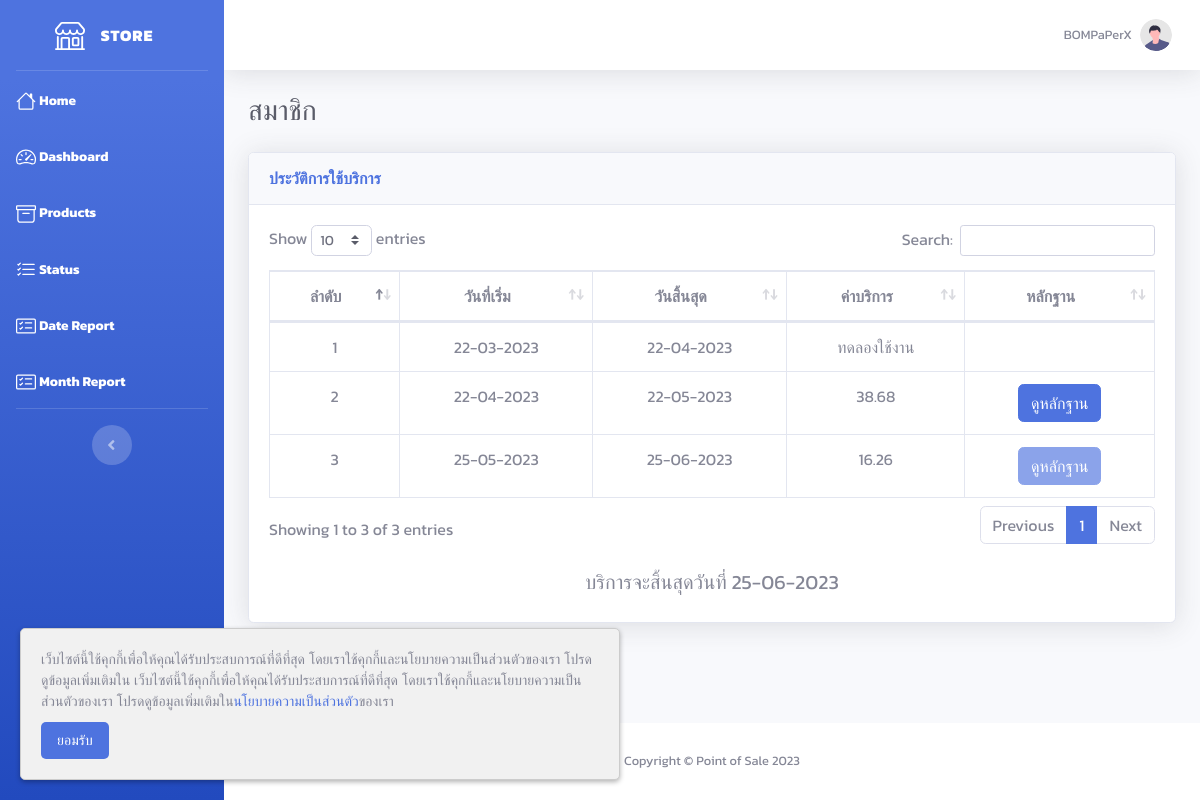
The app's page /history.php (signed in) with its own data.
### tables this page shows
CREATE TABLE `user` (
  `user_id` int(10) NOT NULL,
  `email` varchar(255) NOT NULL,
  `password` varchar(255) NOT NULL,
  `password_view` varchar(255) NOT NULL,
  `status` tinyint(1) NOT NULL COMMENT '0=disable\r\n1=enable',
  `agree` tinyint(1) NOT NULL,
  `firstname` varchar(255) NOT NULL,
  `lastname` varchar(255) NOT NULL,
  `id_number` varchar(13) NOT NULL,
  `phone` varchar(10) NOT NULL,
  `line` varchar(255) NOT NULL,
  `address` text NOT NULL,
  `store` varchar(255) NOT NULL,
  `description` text NOT NULL,
  `img_path` text NOT NULL
);

CREATE TABLE `member` (
  `member_id` int(10) NOT NULL,
  `user_id` int(10) NOT NULL,
  `approve_date` date NOT NULL,
  `img_path` text NOT NULL
);

### history.php (the view, shortened to what this page needs)
<!DOCTYPE html>
<html lang="en">
<?php
require './include/connect.php';
include './include/header.php';
$user_id = $_SESSION['user_id'];
$member_count = $connect->prepare("SELECT * FROM member WHERE user_id = '$user_id'");
$member_count->execute();
$row_member_count = $member_count->fetchAll(PDO::FETCH_ASSOC);
$count = count($row_member_count);
$i = 1;
?>
<body id="page-top">
    <div id="wrapper">
        <?php include './include/sidebar.php'; ?>
        <div id="content-wrapper" class="d-flex flex-column">
            <div id="content">
                <?php include './include/topbar.php'; ?>
                <div class="container-fluid">
                    <div class="d-sm-flex align-items-center justify-content-between mb-4">
                        <h1 class="h3 mb-0 text-gray-800">
                            <?php
                            if ($count == 0) {
                                echo 'ผู้ใช้งานใหม่';
                            } elseif ($count == 1) {
                                echo 'ทดลองใช้งาน';
                            } else {
                                echo 'สมาชิก';
                            }
                            ?>
                        </h1>
                    </div>
                    <div class="card shadow mb-4">
                        <div class="card-header py-3">
                            <h6 class="m-0 font-weight-bold text-primary">ประวัติการใช้บริการ</h6>
                        </div>
                        <div class="card-body">
                            <div class="table-responsive">
                                <table class="table table-bordered text-center" id="dataTable" width="100%" cellspacing="0">
                                    <thead>
                                        <tr>
                                            <th>ลำดับ</th>
                                            <th>วันที่เริ่ม</th>
                                            <th>วันสิ้นสุด</th>
                                            <th>ค่าบริการ</th>
                                            <th>หลักฐาน</th>
                                        </tr>
                                    </thead>
                                    <tbody>
                                        <?php
                                        foreach ($row_member_count as $row) {
                                        ?>
                                            <tr>
                                                <td><?= $i++ ?></td>
                                                <td><?= date('d-m-Y', strtotime($row['approve_date'])) ?></td>
                                                <td><?= $end = date('d-m-Y', strtotime($row['approve_date'] . ' +1 month')) ?></td>
                                                <?php
                                                $start_date = $row['approve_date'];
                                                $end_date = date('Y-m-d', strtotime($start_date . ' +1 month'));
                                                $service_fee = $connect->prepare("SELECT * FROM payment INNER JOIN record ON payment.no_receipt = record.no_receipt INNER JOIN product ON record.product_id = product.product_id WHERE user_id = '$user_id' AND timestamp >= '$start_date' AND timestamp <= '$end_date'");
                                                $service_fee->execute();
                                                $row_service_fee = $service_fee->fetchAll(PDO::FETCH_ASSOC);
                                                $total_price = 0;
                                                foreach ($row_service_fee as $row_fee) {
                                                    $total_price = $total_price + ($row_fee['quantity'] * $row_fee['net_price']);
                                                }
                                                $fee = $total_price * 0.02;
                                                ?>
                                                <td><?= $i == 2 ? 'ทดลองใช้งาน' : $fee ?></td>
                                                <td><button type="button" class="btn btn-primary" onclick="view(<?= $row['member_id'] ?>)" <?= $i == 2 ? 'style="display: none;"' : '' ?> <?= empty($row['img_path']) ? 'disabled' : '' ?>>ดูหลักฐาน</button></td>
                                            </tr>
                                        <?php
                                        }
                                        ?>
                                    </tbody>
                                </table>
                            </div>
                            <br>
                            <div class="text-center">
                                <?php if ($count != 0) { ?>
                                    <h5>บริการจะสิ้นสุดวันที่ <?= $end ?></h5>
                                <?php
                                }
                                ?>
                            </div>
                        </div>
                    </div>
                </div>
            </div>
            <?php include './include/footer.php'; ?>
        </div>
    </div>
</body>
</html>

### include/topbar.php (shortened to what this page needs)
<?php
if (isset($_SESSION['user_id'])) {
    $user_id = $_SESSION['user_id'];
    $profile = $connect->prepare("SELECT * FROM user WHERE user_id = :user_id");
    $profile->bindParam(":user_id", $user_id);
    $profile->execute();
    $row_profile = $profile->fetch(PDO::FETCH_ASSOC);
} else {
    $admin_id = $_SESSION['admin_id'];
    $profile = $connect->prepare("SELECT * FROM admin WHERE admin_id = :admin_id");
    $profile->bindParam(":admin_id", $admin_id);
    $profile->execute();
    $row_profile = $profile->fetch(PDO::FETCH_ASSOC);
}
?>
<nav class="navbar navbar-expand navbar-light bg-white topbar mb-4 static-top shadow">
    <ul class="navbar-nav ml-auto">
        <li class="nav-item dropdown no-arrow">
            <a class="nav-link dropdown-toggle" href="#" id="userDropdown" role="button" data-toggle="dropdown" aria-haspopup="true" aria-expanded="false">
                <span class="mr-2 d-none d-lg-inline text-gray-600 small"><?= isset($_SESSION['user_id']) ? $row_profile['store'] : $row_profile['firstname'] . ' ' . $row_profile['lastname'] ?></span>
                <img class="img-profile rounded-circle" src="../img/undraw_profile.svg">
            </a>
        </li>
    </ul>
</nav>

### include/header.php (style rules this page uses)
body { font-family: 'Kanit', sans-serif; }

### records on screen
user: store "BOMPaPerX"
member: approve_date "22-03-2023", approve_date "22-04-2023", shows "ทดลองใช้งาน"
member: approve_date "22-04-2023", approve_date "22-05-2023", fee "38.68"
member: approve_date "25-05-2023", approve_date "25-06-2023", fee "16.26"
